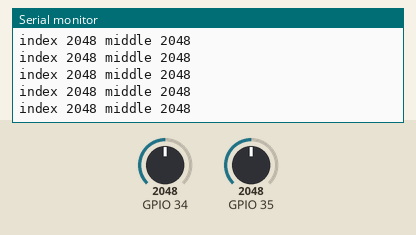
Simulated run of this sketch. Board: ESP32. On the bench: the last lines printed to the serial monitor. The inputs (shaded band) are chosen by the test bench; at power-on: GPIO 34 = 2048, GPIO 35 = 2048.

Above: at 1.2 s.
1.3 s: GPIO 34 set to 2866
At 1.44 s:
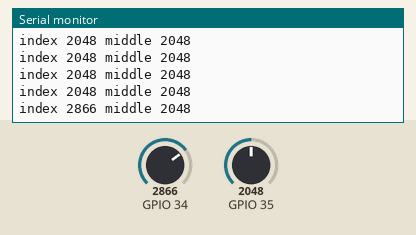
2.8 s: GPIO 35 set to 2866
At 2.88 s:
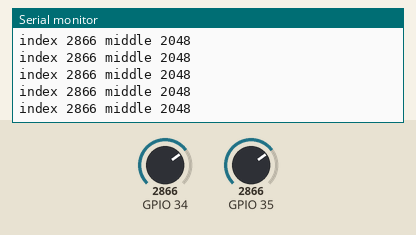
4.3 s: GPIO 34 set to 3603
At 4.33 s:
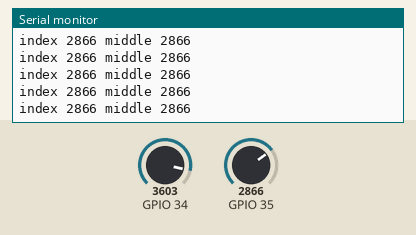
5.8 s: GPIO 35 set to 3603
At 5.89 s:
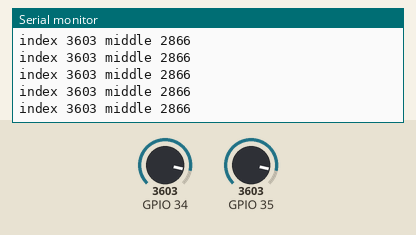
Timing chart, 0 to 8.3 s (numbered marks = the images above; inputs shaded):
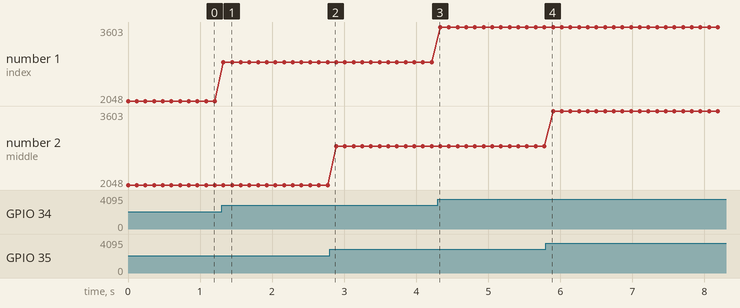

Measured:
- after the input at 1.3 s, the serial monitor: prints a new line at once (image 1)
- plotted number 1: 2048 → 2866 after the input at 1.3 s, 2866 → 3603 after the input at 4.3 s

The sketch:

flex_test.ino
```cpp
void setup() {
  Serial.begin(115200);
}

void loop() {
  Serial.printf("index %d middle %d\n", analogRead(34), analogRead(35));
  delay(120);
}
```
